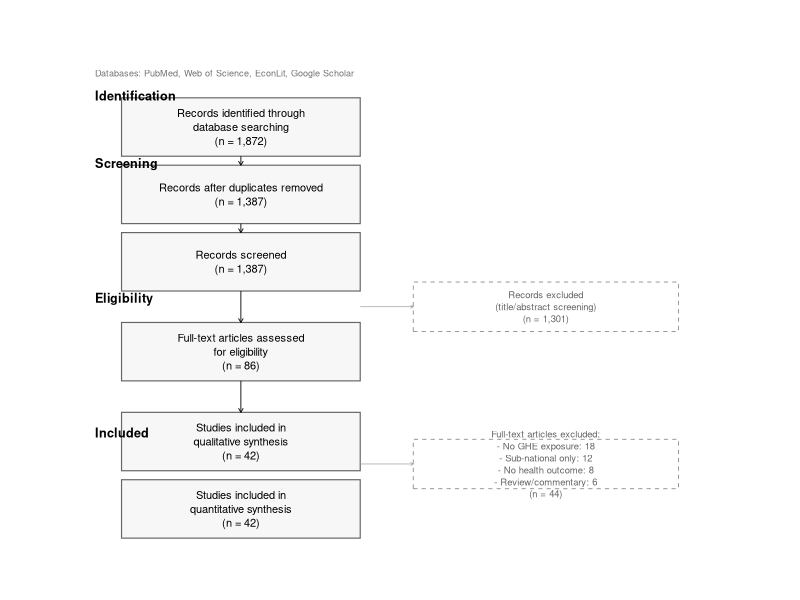

Write the R code that produced this figure.
# Fix PRISMA diagram — better spacing, no overlaps
library(data.table)
library(ggplot2)

PROJ <- "/Users/taozhu/my researches/lancet_financial_v3"
setwd(PROJ)

# Wider spacing: boxes at y positions with more room
prisma_data <- data.table(
  stage = c("Records identified through\ndatabase searching\n(n = 1,872)",
            "Records after duplicates removed\n(n = 1,387)",
            "Records screened\n(n = 1,387)",
            "Full-text articles assessed\nfor eligibility\n(n = 86)",
            "Studies included in\nqualitative synthesis\n(n = 42)",
            "Studies included in\nquantitative synthesis\n(n = 42)"),
  y = c(9, 7.5, 6, 4, 2, 0.5)
)

# Exclusion annotations
prisma_excluded <- data.table(
  y = c(5, 1.5),
  label = c("Records excluded\n(title/abstract screening)\n(n = 1,301)",
            "Full-text articles excluded:\n- No GHE exposure: 18\n- Sub-national only: 12\n- No health outcome: 8\n- Review/commentary: 6\n(n = 44)"),
  x = c(2.3, 2.3)
)

p_prisma <- ggplot() +
  # Main flow boxes — taller for multiline text
  geom_rect(data=prisma_data, aes(xmin=0.3, xmax=2.1, ymin=y-0.65, ymax=y+0.65),
            fill="grey97", color="grey40", linewidth=0.4) +
  geom_text(data=prisma_data, aes(x=1.2, y=y, label=stage), size=2.8, lineheight=1.05) +
  # Vertical arrows between boxes
  geom_segment(aes(x=1.2, xend=1.2, y=8.35, yend=8.15),
               arrow=arrow(length=unit(0.12,"cm")), linewidth=0.3) +
  geom_segment(aes(x=1.2, xend=1.2, y=6.85, yend=6.65),
               arrow=arrow(length=unit(0.12,"cm")), linewidth=0.3) +
  geom_segment(aes(x=1.2, xend=1.2, y=5.35, yend=4.65),
               arrow=arrow(length=unit(0.12,"cm")), linewidth=0.3) +
  geom_segment(aes(x=1.2, xend=1.2, y=3.35, yend=2.65),
               arrow=arrow(length=unit(0.12,"cm")), linewidth=0.3) +
  # Exclusion boxes (right side, dashed)
  geom_rect(data=prisma_excluded, aes(xmin=2.5, xmax=4.5, ymin=y-0.55, ymax=y+0.55),
            fill="white", color="grey55", linewidth=0.3, linetype="dashed") +
  geom_text(data=prisma_excluded, aes(x=3.5, y=y, label=label), size=2.4, lineheight=1.05, color="grey40") +
  # Exclusion arrows (horizontal, from right edge of main box to left edge of exclusion)
  geom_segment(aes(x=2.1, xend=2.5, y=5, yend=5),
               arrow=arrow(length=unit(0.08,"cm")), linewidth=0.2, color="grey55") +
  geom_segment(aes(x=2.1, xend=2.5, y=1.5, yend=1.5),
               arrow=arrow(length=unit(0.08,"cm")), linewidth=0.2, color="grey55") +
  # Section labels (left side)
  annotate("text", x=0.1, y=9.7, label="Identification", fontface="bold", size=3.2, hjust=0) +
  annotate("text", x=0.1, y=8.2, label="Screening", fontface="bold", size=3.2, hjust=0) +
  annotate("text", x=0.1, y=5.2, label="Eligibility", fontface="bold", size=3.2, hjust=0) +
  annotate("text", x=0.1, y=2.2, label="Included", fontface="bold", size=3.2, hjust=0) +
  # Database source
  annotate("text", x=0.1, y=10.2, label="Databases: PubMed, Web of Science, EconLit, Google Scholar",
           size=2.3, hjust=0, color="grey45") +
  xlim(-0.2, 5) + ylim(-0.5, 10.8) +
  theme_void() +
  theme(plot.title=element_text(face="bold",size=10,hjust=0.5),
        plot.margin=margin(15,15,15,15))

ggsave("results/figures/figS1_prisma.pdf", p_prisma, width=8, height=7, device=cairo_pdf)
cat("Saved: figS1_prisma.pdf (fixed layout)\n")
